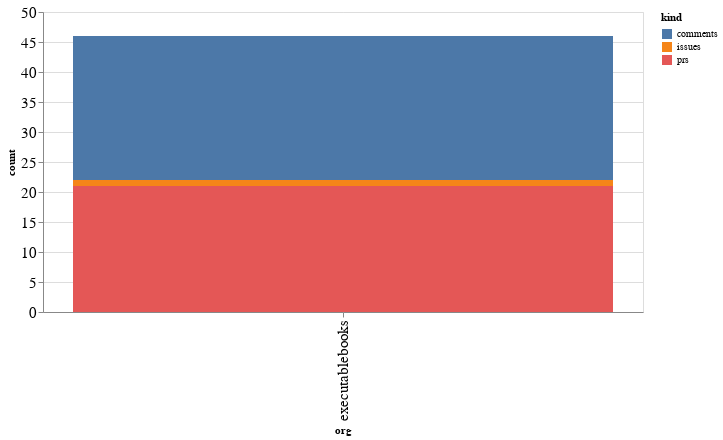

Notebook cell for this chart:
### Code cell
alt.Chart(org_summaries, width=600).mark_bar().encode(
    x='org',
    y='count',
    color='kind',
    tooltip="org"
)

### Figure 1 — Vega-Lite specification as saved in the notebook (floating-point values rounded to 4 significant figures)
{"config": {"axisLeft": {"labelFontSize": 15}, "axisBottom": {"labelFontSize": 15}}, "data": {"name": "data-edd8c9e4944d2cfa61af031009116dbb"}, "mark": "bar", "encoding": {"color": {"type": "nominal", "field": "kind"}, "tooltip": {"type": "nominal", "field": "org"}, "x": {"type": "nominal", "field": "org"}, "y": {"type": "quantitative", "field": "count"}}, "width": 600, "$schema": "https://vega.github.io/schema/vega-lite/v4.8.1.json", "datasets": {"data-edd8c9e4944d2cfa61af031009116dbb": [{"org": "executablebooks", "kind": "comments", "count": 24}, {"org": "executablebooks", "kind": "issues", "count": 1}, {"org": "executablebooks", "kind": "prs", "count": 21}]}}
